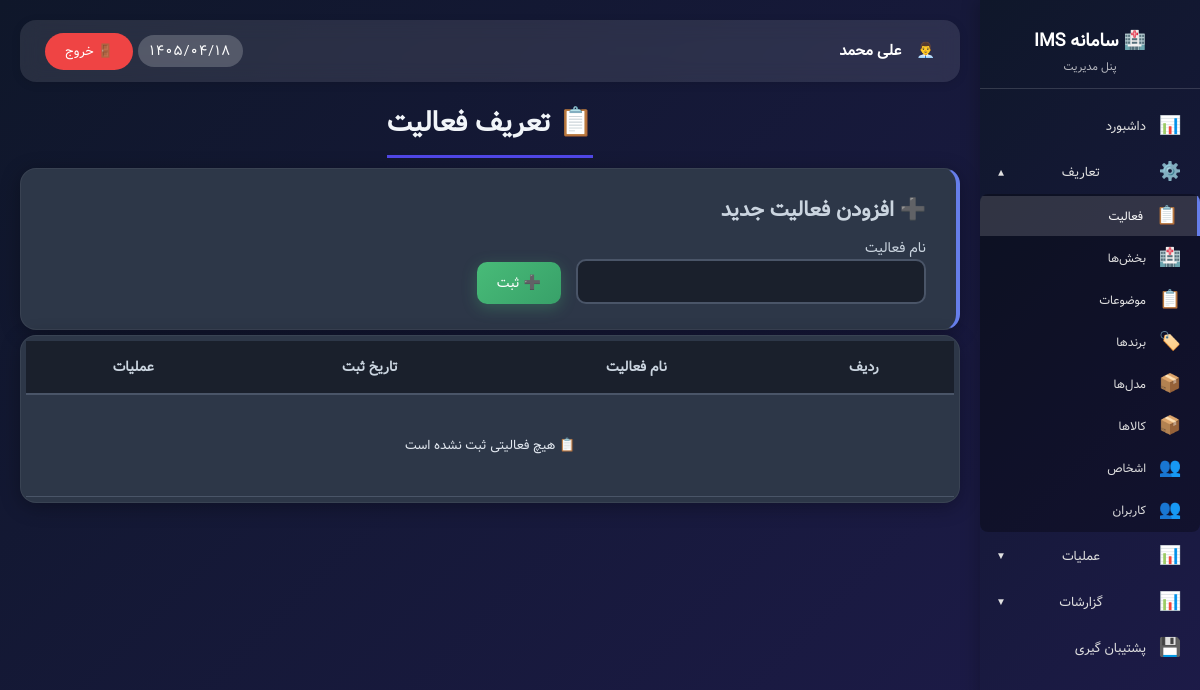
The app's page /admin_activities.php (signed in), older data.
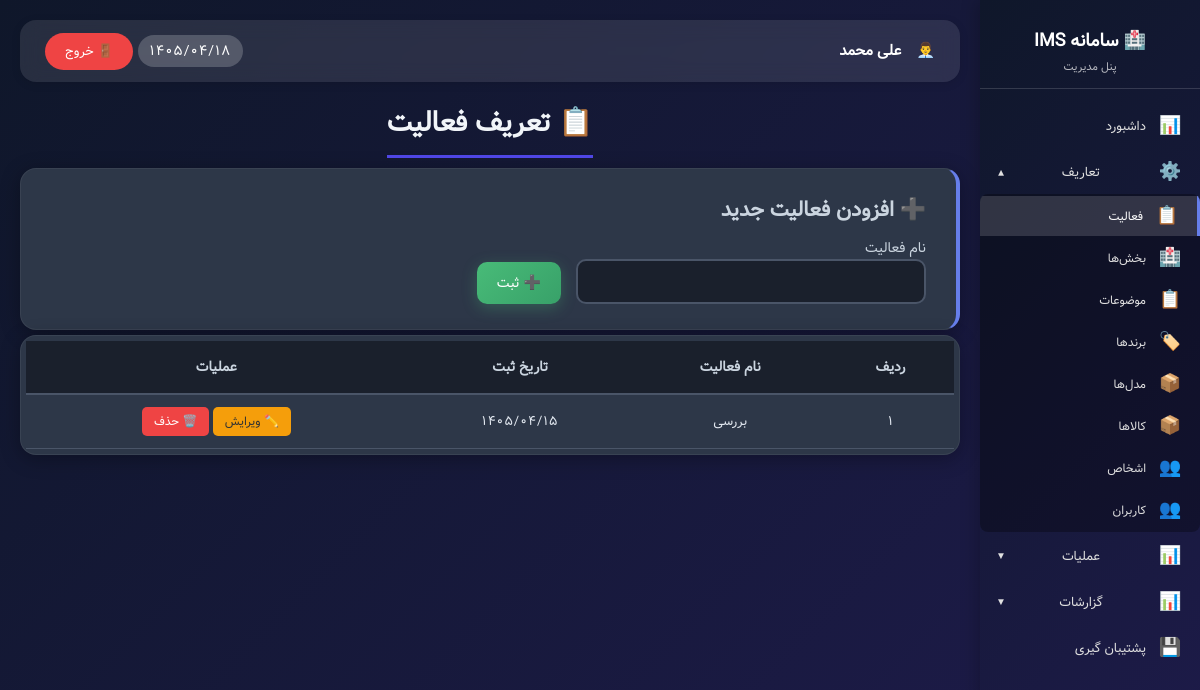
The same page, newer data.
### tables this page shows
CREATE TABLE `activities` (
  `id` int NOT NULL AUTO_INCREMENT,
  `name` varchar(100) NOT NULL,
  `created_at` varchar(50) DEFAULT NULL,
  PRIMARY KEY (`id`)
);

### assets/jdf.php (called while the page is built, shortened)
<?php
function fa_number($number) {
    $persian = ['۰', '۱', '۲', '۳', '۴', '۵', '۶', '۷', '۸', '۹'];
    $english = ['0', '1', '2', '3', '4', '5', '6', '7', '8', '9'];
    return str_replace($english, $persian, $number);
}
?>

### functions.php (called while the page is built, shortened)
<?php
function hasPermission($permission_key) {
    if (isset($_SESSION['user_id']) && $_SESSION['user_id'] == 1) {
        return true;
    }
    return true;
}
function canEditActivities() { return hasPermission('activities_edit'); }
function canDeleteActivities() { return hasPermission('activities_delete'); }
?>

### admin_activities.php (the view, shortened to what the changed rows need)
<?php
require_once 'config/config.php';
require_once 'assets/jdf.php';
require_once 'functions.php';
$db = getDB();
$activities = $db->query("SELECT * FROM activities ORDER BY name ASC")->fetchAll();
?>
<!DOCTYPE html>
<html lang="fa" dir="rtl">
<head>
</head>
<body>
<div class="admin-wrapper">
    <?php include 'sidebar.php'; ?>
    <div class="main-content">
        <div class="main-title">
            <h1>📋 تعریف فعالیت</h1>
        </div>
        <div class="add-card">
            <h2>➕ افزودن فعالیت جدید</h2>
        </div>
        <div class="activities-table data-table">
            <table>
                <thead>
                <tr>
                    <th>ردیف</th>
                    <th>نام فعالیت</th>
                    <th>تاریخ ثبت</th>
                    <th>عملیات</th>
                </tr>
                </thead>
                <tbody>
                <?php if (empty($activities)): ?>
                    <tr>
                        <td colspan="4" style="text-align: center; padding: 40px;">📋 هیچ فعالیتی ثبت نشده است</td>
                    </tr>
                <?php else: ?>
                    <?php $row_num = 1; foreach ($activities as $activity): ?>
                        <tr id="activity_<?php echo $activity['id']; ?>">
                            <td><?php echo fa_number($row_num); ?></td>
                            <td><?php echo htmlspecialchars($activity['name']); ?></td>
                            <td class="date"><?php echo fa_number(htmlspecialchars($activity['created_at'])); ?></td>
                            <td class="action-buttons">
                                <?php if (canEditActivities()): ?>
                                <button class="edit-btn" onclick='openEditModal(<?php echo $activity['id']; ?>)'>✏️ ویرایش</button>
                                <?php endif; ?>
                                <?php if (canDeleteActivities()): ?>
                                <button class="delete-btn" onclick="confirmDelete(<?php echo $activity['id']; ?>, '<?php echo htmlspecialchars($activity['name']); ?>')">🗑️ حذف</button>
                                <?php endif; ?>
                            </td>
                        </tr>
                        <?php $row_num++; ?>
                    <?php endforeach; ?>
                <?php endif; ?>
                </tbody>
            </table>
        </div>
    </div>
</div>
</body>
</html>

Row changes from the older to the newer data that the page shows:
added activities: row_num "۱", name "بررسی", created_at "۱۴۰۵/۰۴/۱۵"
Text that changed along with them:
text no longer shown: "📋 هیچ فعالیتی ثبت نشده است"
